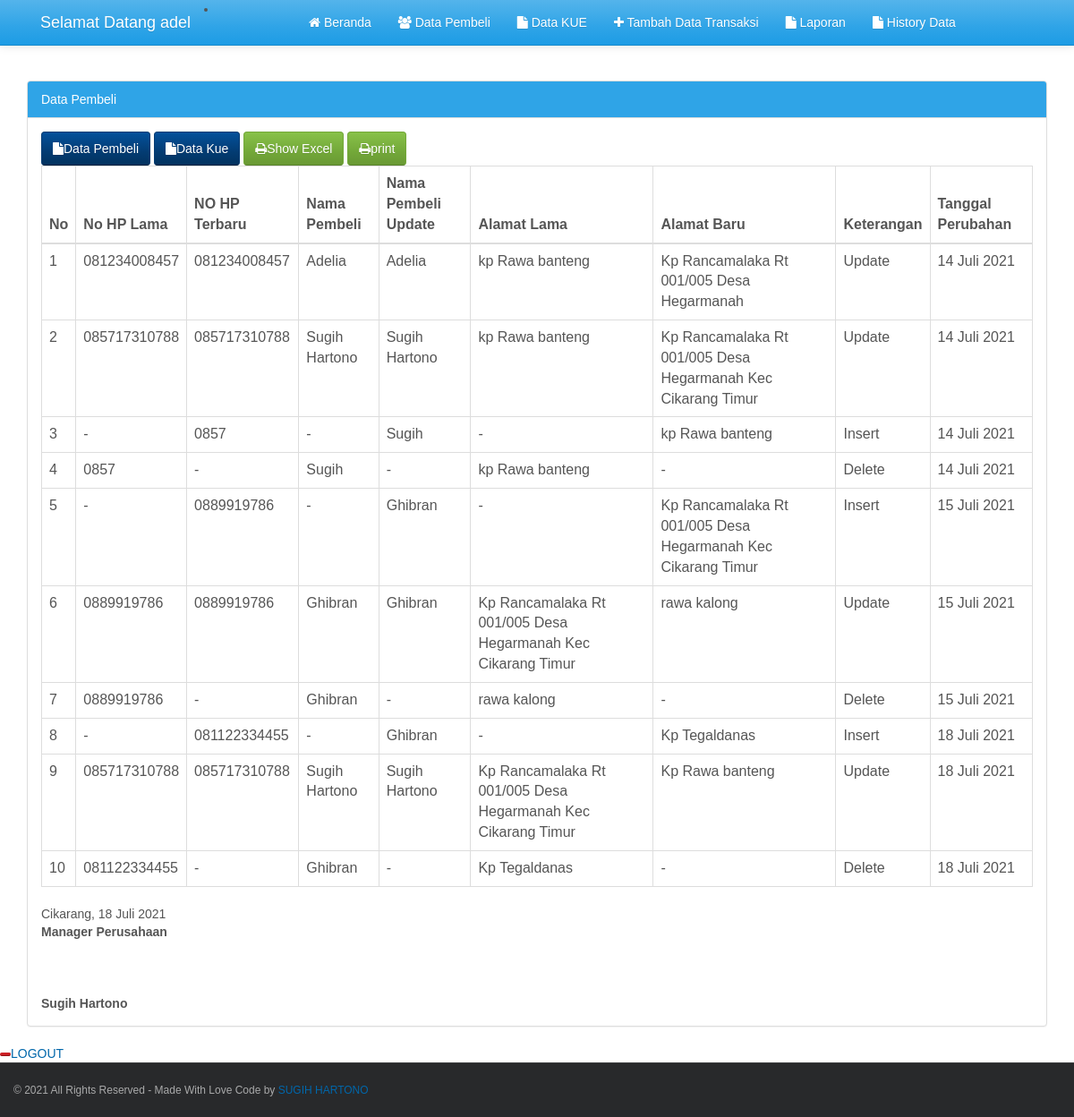
The page /uas_basis_data/log_pembeli.php (signed in) on the database its author committed.
### tables this page shows
CREATE TABLE `log_pembeli` (
  `id_log` int(10) NOT NULL,
  `no_hp_lama` varchar(14) DEFAULT NULL,
  `no_hp_baru` varchar(14) DEFAULT NULL,
  `nama_pembeli_lama` varchar(225) DEFAULT NULL,
  `nama_pembeli_baru` varchar(225) DEFAULT NULL,
  `alamat_lama` varchar(225) DEFAULT NULL,
  `alamat_baru` varchar(225) DEFAULT NULL,
  `ket` varchar(10) NOT NULL,
  `waktu` date DEFAULT NULL
);

### uas_basis_data/fungsi/fungsi_indotgl.php (called while the page is built, shortened)
<?php
	function tgl_indo($tgl){
			$tanggal = substr($tgl,8,2);
			$bulan = getBulan(substr($tgl,5,2));
			$tahun = substr($tgl,0,4);
			return $tanggal.' '.$bulan.' '.$tahun;
	}
	function getBulan($bln){
				switch ($bln){
					case 7:
						return "Juli";
						break;
				}
			}
?>

### uas_basis_data/db.php (called while the page is built, shortened)
<?php
$hari_ini = date("Y-m-d");
?>

### uas_basis_data/log_pembeli.php (the view, shortened to what this page needs)
?><?php
    include("db.php");
    include("fungsi/fungsi_indotgl.php");
    ?>
<!DOCTYPE html>
<html>
<head>
    <?php include("include/css.php"); ?>
</head>
<body>
    <header>
        <?php include("include/header.php"); ?>
    </header>
    <div class='container' style='margin-top:70px'>
        <div class='row' style='min-height:520px'>
            <div class='col-md-12'>
                <div class='panel panel-primary'>
                    <div class='panel-heading'>Data Pembeli</div>
                    <div class='panel-body'>
                        <a class='btn btn-info' href='log_pembeli.php'><i class='fa fa-file'></i>Data Pembeli</a>
                        <a class='btn btn-info' href='log_kue.php'><i class='fa fa-file'></i>Data Kue</a>
                        <a href="excel_log_pembeli.php" class="btn btn-success" target="_blank"><i class="fa fa-print"></i>Show Excel</a>
						<a href="cetak_log_pembeli.php" class="btn btn-success" target="_blank"><i class="fa fa-print"></i>print</a>
                        <table class="table table-hover table-bordered">
                            <thead>
                                <tr>
                                    <th>No</th>
                                    <th>No HP Lama</th>
                                    <th>NO HP Terbaru</th>
                                    <th>Nama Pembeli</th>
                                    <th>Nama Pembeli Update</th>
                                    <th>Alamat Lama</th>
                                    <th>Alamat Baru</th>
                                    <th>Keterangan</th>
                                    <th>Tanggal Perubahan</th>
                                </tr>
                            </thead>
                            <tbody>
                                <?php
                                $no = 1;
                                $sqlquery = "SELECT * FROM log_pembeli";
                                if ($result = mysqli_query($con, $sqlquery)) {
                                    while ($row = mysqli_fetch_assoc($result)) {
                                ?>
                                        <tr>
                                            <td><?php echo $no; ?></td>
                                            <td><?php echo $row["no_hp_lama"]; ?></td>
                                            <td><?php echo $row["no_hp_baru"]; ?></td>
                                            <td><?php echo $row["nama_pembeli_lama"]; ?></td>
                                            <td><?php echo $row["nama_pembeli_baru"]; ?></td>
                                            <td><?php echo $row["alamat_lama"]; ?></td>
                                            <td><?php echo $row["alamat_baru"]; ?></td>
                                            <td><?php echo $row["ket"]; ?></td>
                                            <td><?php echo tgl_indo($row["waktu"]); ?></td>
                                        </tr>
                                <?php
                                    $no++;}
                                }
                                ?>
                            </tbody>
                        </table>
                        <div>
							Cikarang, <?php echo tgl_indo($hari_ini); ?><br>
							<b>Manager Perusahaan</b>
							<p>&nbsp;</p>
							<p>&nbsp;</p>
							<b>Sugih Hartono</b>
							</div>
                    </div>
                </div>
            </div>
        </div>
    </div>
    <?php include("include/footer.php"); ?>
</body>
</html>

### uas_basis_data/css/style.css (style rules this page uses)
body { font-family:Arial, Sans-Serif; }
a { color:#0067ab; text-decoration:none; }

### rows shown on the page
log_pembeli: no_hp_lama "081234008457", no_hp_baru "081234008457", nama_pembeli_lama "Adelia", nama_pembeli_baru "Adelia", alamat_lama "kp Rawa banteng", alamat_baru "Kp Rancamalaka Rt 001/005 Desa Hegarmanah", ket "Update", waktu "14 Juli 2021"
log_pembeli: no_hp_lama "085717310788", no_hp_baru "085717310788", nama_pembeli_lama "Sugih Hartono", nama_pembeli_baru "Sugih Hartono", alamat_lama "kp Rawa banteng", alamat_baru "Kp Rancamalaka Rt 001/005 Desa Hegarmanah Kec Cikarang Timur", ket "Update", waktu "14 Juli 2021"
log_pembeli: no_hp_lama "-", no_hp_baru "0857", nama_pembeli_lama "-", nama_pembeli_baru "Sugih", alamat_lama "-", alamat_baru "kp Rawa banteng", ket "Insert", waktu "14 Juli 2021"
log_pembeli: no_hp_lama "0857", no_hp_baru "-", nama_pembeli_lama "Sugih", nama_pembeli_baru "-", alamat_lama "kp Rawa banteng", alamat_baru "-", ket "Delete", waktu "14 Juli 2021"
log_pembeli: no_hp_lama "-", no_hp_baru "0889919786", nama_pembeli_lama "-", nama_pembeli_baru "Ghibran", alamat_lama "-", alamat_baru "Kp Rancamalaka Rt 001/005 Desa Hegarmanah Kec Cikarang Timur", ket "Insert", waktu "15 Juli 2021"
log_pembeli: no_hp_lama "0889919786", no_hp_baru "0889919786", nama_pembeli_lama "Ghibran", nama_pembeli_baru "Ghibran", alamat_lama "Kp Rancamalaka Rt 001/005 Desa Hegarmanah Kec Cikarang Timur", alamat_baru "rawa kalong", ket "Update", waktu "15 Juli 2021"
log_pembeli: no_hp_lama "0889919786", no_hp_baru "-", nama_pembeli_lama "Ghibran", nama_pembeli_baru "-", alamat_lama "rawa kalong", alamat_baru "-", ket "Delete", waktu "15 Juli 2021"
log_pembeli: no_hp_lama "-", no_hp_baru "081122334455", nama_pembeli_lama "-", nama_pembeli_baru "Ghibran", alamat_lama "-", alamat_baru "Kp Tegaldanas", ket "Insert", waktu "18 Juli 2021"
log_pembeli: no_hp_lama "085717310788", no_hp_baru "085717310788", nama_pembeli_lama "Sugih Hartono", nama_pembeli_baru "Sugih Hartono", alamat_lama "Kp Rancamalaka Rt 001/005 Desa Hegarmanah Kec Cikarang Timur", alamat_baru "Kp Rawa banteng", ket "Update", waktu "18 Juli 2021"
log_pembeli: no_hp_lama "081122334455", no_hp_baru "-", nama_pembeli_lama "Ghibran", nama_pembeli_baru "-", alamat_lama "Kp Tegaldanas", alamat_baru "-", ket "Delete", waktu "18 Juli 2021"

### other values the page prints
$_SESSION['username'] "adel"
tgl_indo($hari_ini) "18 Juli 2021"
